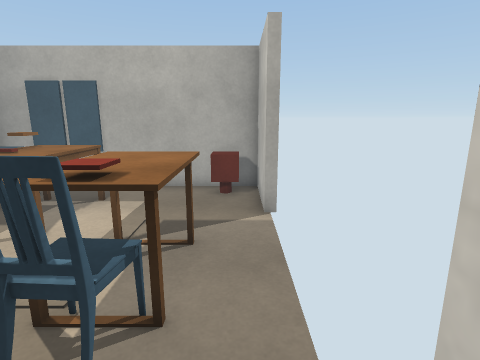
[1] (above)

12 first-person views from a walk through a scene from a Unity 3-D project. The camera is 1.5 m above the floor, tilts 12° down and sees 80° across. The floor is counted in squares, 0.5 m on a side. Each view is taken from the middle of a square. On the plan, view 1 faces up. The plan holds only what a view shows up to about 20 squares ahead; the rest is blank. Some animated figures are left out. Some surface patterns are stand-ins.

[2]
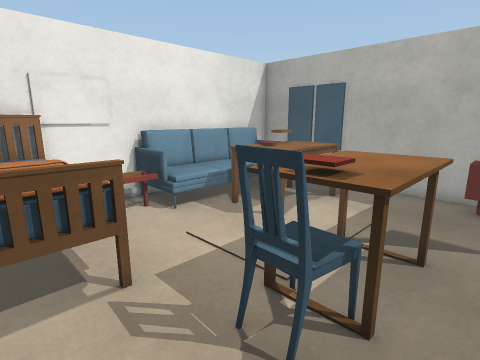

[3]
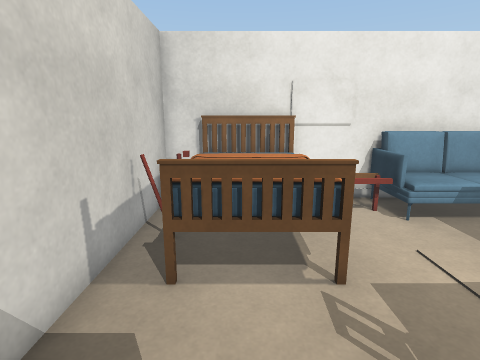

[4]
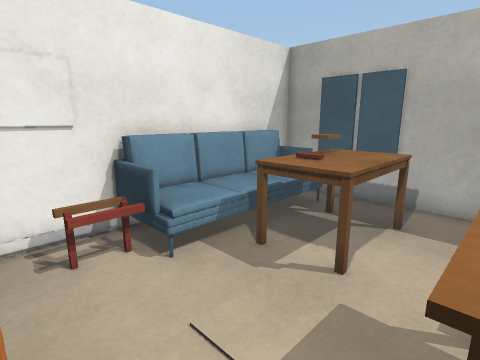

[5]
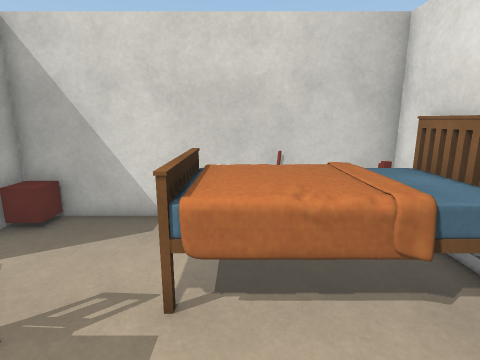

[6]
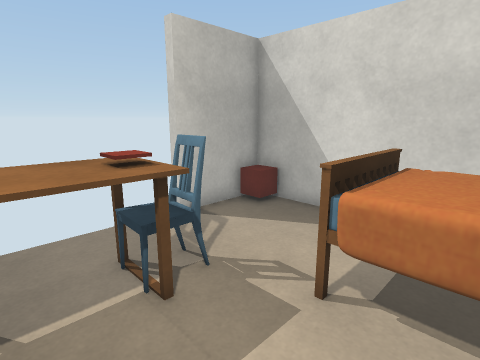

[7]
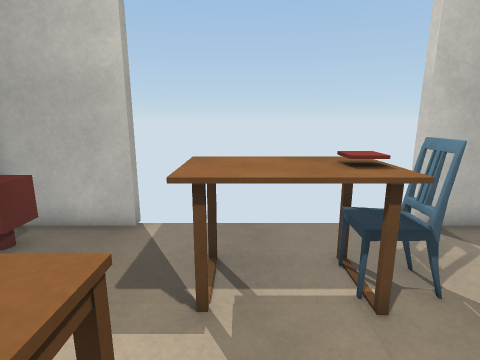

[8]
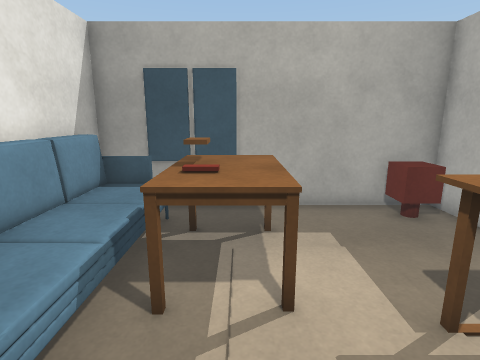

[9]
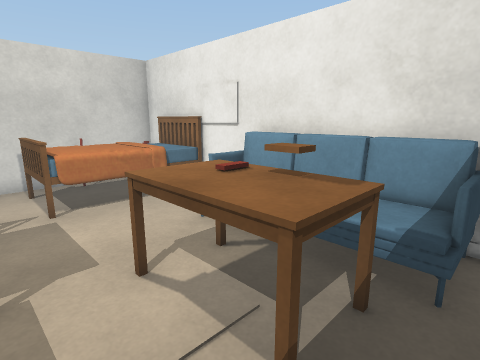

[10]
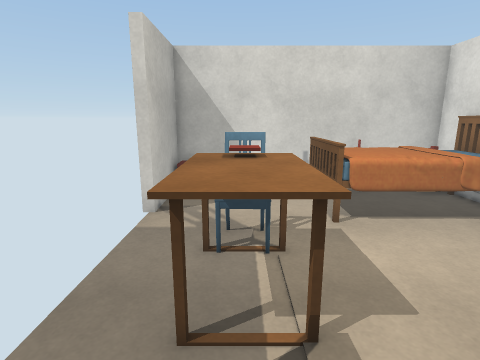

[11]
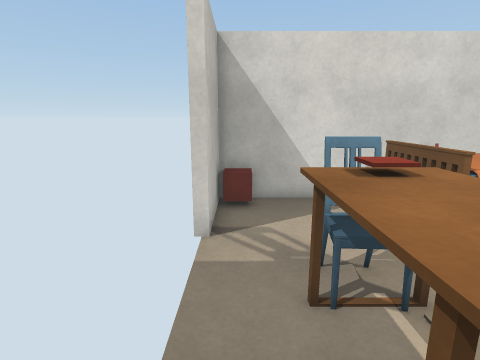

[12]
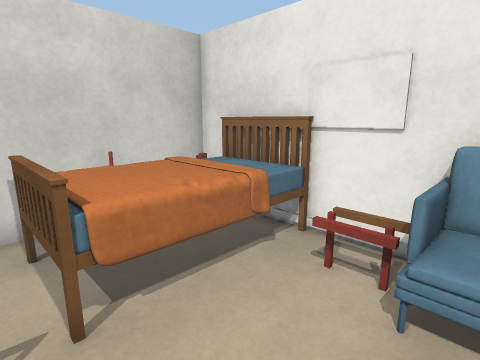

### Floor plan
Ten units are one square. View 1 is at (0, 0); x grows to the right and y downward. Boxes are objects, and circles mark ways between rooms. Rooms are numbered by the first view taken in them; rooms with no view inside come last. Other rooms are left out.
<svg viewBox="-113 -133 128 166">
<path fill="none" stroke="#000" d="M8 -90 8 -128 -108 -128 -108 16M-96 28 8 28 8 -10M-87 -49 -87 -32M-96 -46 -96 -32M-108 16 -108 28 -96 28"/>
<rect x="-105" y="-25" width="60" height="40" fill="#bbb"><title>other object</title></rect>
<rect x="-105" y="-125" width="30" height="80" fill="#bbb"><title>other object</title></rect>
<rect x="-75" y="15" width="10" height="10" fill="#bbb"><title>other object</title></rect>
<rect x="-75" y="-115" width="30" height="50" fill="#bbb"><title>other object</title></rect>
<rect x="-35" y="-75" width="30" height="50" fill="#bbb"><title>other object</title></rect>
<rect x="-15" y="-125" width="20" height="20" fill="#bbb"><title>other object</title></rect>
<rect x="-105" y="15" width="10" height="10" fill="#bbb"><title>other object</title></rect>
<text x="-50" y="-50">1</text>
<text x="-100" y="20">2</text>
</svg>

Where each view was taken, in squares from view 1:
view 1: 0 up, 0 right, facing up
view 2: 0 up, 0 right, facing up-left
view 3: 0 up, 0 right, facing left
view 4: 2 up, 3 left, facing up-left
view 5: 6 up, 6 left, facing down
view 6: 6 up, 7 left, facing down-right
view 7: 6 up, 7 left, facing right
view 8: 3 up, 6 left, facing up
view 9: 12 up, 3 left, facing down-left
view 10: 10 up, 2 left, facing down
view 11: 8 up, 0 right, facing down
view 12: 6 up, 4 left, facing down-left
